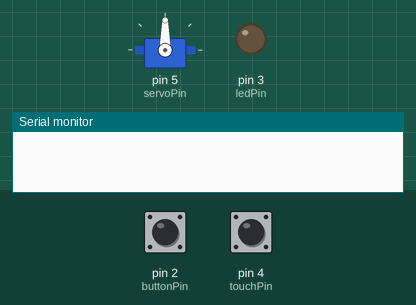
Recording of a sketch running on a simulated Arduino Uno, built with avr-gcc and run on an emulated ATmega328P. Shown: servo, output pins drawn as LEDs (lit = HIGH), the last lines printed to the serial monitor. The test bench sets the inputs (shaded band); at power-on: pin 4 (touchPin) LOW, pin 2 (buttonPin) LOW.

Above: at 1.2 s.
1.3 s: pin 4 (touchPin) pulled HIGH for 1 s
At 3.3 s:
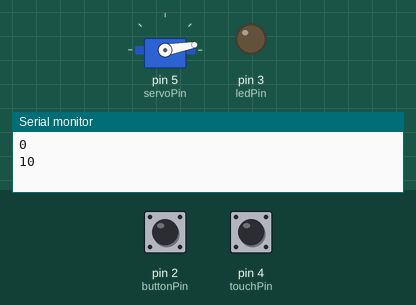
3.8 s: pin 2 (buttonPin) pulled HIGH for 0.15 s
At 5.2 s:
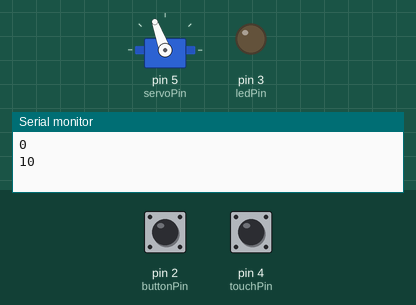
6.9 s: pin 2 (buttonPin) pulled HIGH for 1 s
10.9 s: pin 2 (buttonPin) pulled HIGH for 3.2 s
15.6 s: pin 2 (buttonPin) driven HIGH and pin 4 (touchPin) driven HIGH
At 17.3 s:
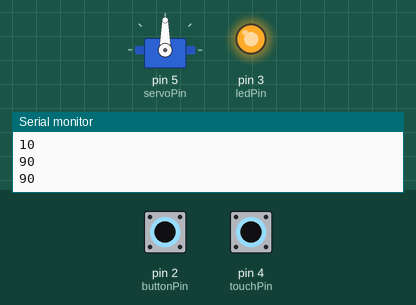
17.6 s: pin 2 (buttonPin) driven LOW
At 18.6 s:
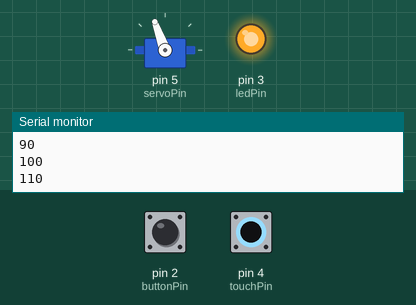
Timing chart, 0 to 28.7 s (numbered marks = the images above; inputs shaded):
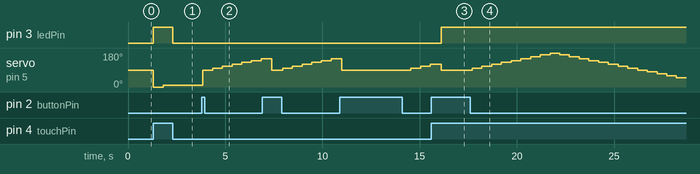

Measured:
- after the input at 1.3 s, pin 3 (ledPin): LOW → HIGH at once, → LOW 1.0 s later; servo on pin 5 (servoPin): 90° → 0° at once, → 10° 0.50 s later
- after the input at 3.8 s, servo on pin 5 (servoPin): moves from 10° to 150° over 3.0 s, starting after 0.05 s
- after the input at 15.6 s, pin 3 (ledPin): LOW → HIGH after 0.50 s
- after the input at 17.6 s, servo on pin 5 (servoPin): rises from 90° to 180° in 4.0 s, then falls to 50° in 6.5 s

The sketch:

ServoModesAndControls_5.ino
```cpp
#include <Servo.h>

Servo myServo;
int servoPin = 5;
int ledPin = 3;
int touchPin = 4;
int buttonPin = 2;

int pos = 0;
bool direction_up = true;
bool manual_mode = true;

void setup() {
  pinMode(touchPin, INPUT);
  pinMode(buttonPin, INPUT);
  pinMode(ledPin, OUTPUT);
  myServo.attach(servoPin);
  Serial.begin(9600);
}

void loop() {
  if(digitalRead(buttonPin)){
    manual_mode = !manual_mode;
    delay(50);
    pos = 90;
    myServo.write(pos);

    direction_up = true;
  }

  if(manual_mode){

  // put your main code here, to run repeatedly:
    if(digitalRead(touchPin)){
      digitalWrite(ledPin, HIGH);
      Serial.println(pos);
      moveServo();
    }// if the touch is on
    else {
      digitalWrite(ledPin, LOW);
    }
  }//end of manual mode
  else {
    moveServo();
  }//end of automatic mode
}//end of loop


void moveServo(){
  myServo.write(pos);
  delay(500);
  switch(pos){
    case 0:
      direction_up = !direction_up;
      pos += 10;
      break;
    case 180:
      direction_up = !direction_up;
      pos -= 10;
      break;
    default:
      if(direction_up){
        pos += 10;
      }
      else {
        pos -= 10;
      }
      break;
  } // end of switch
}// end of moveServo
```
